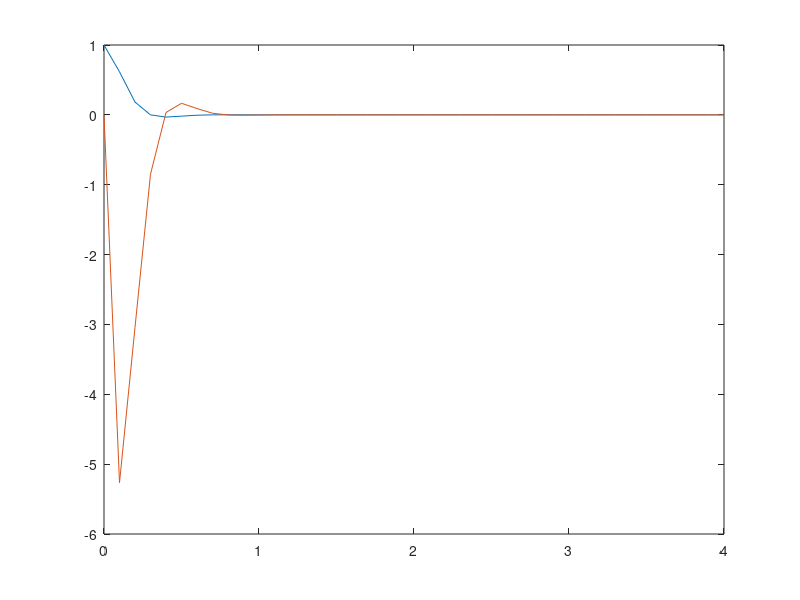

MATLAB code for this plot:
pkg load control

A = [0 1; -5 -6];
B = [0; 1];
Q = [1000000 0; 0 1];
R = 50;
[K, P] = lqr(A, B, Q, R);

x0 = [1; 0]
t = 0: 0.1: 4
i = 0
for n = t
i = i + 1
x = expm((A - B*K) * n) * x0
x1(i) = x(1)
x2(i) = x(2)
endfor
plot(t, x1, t, x2)